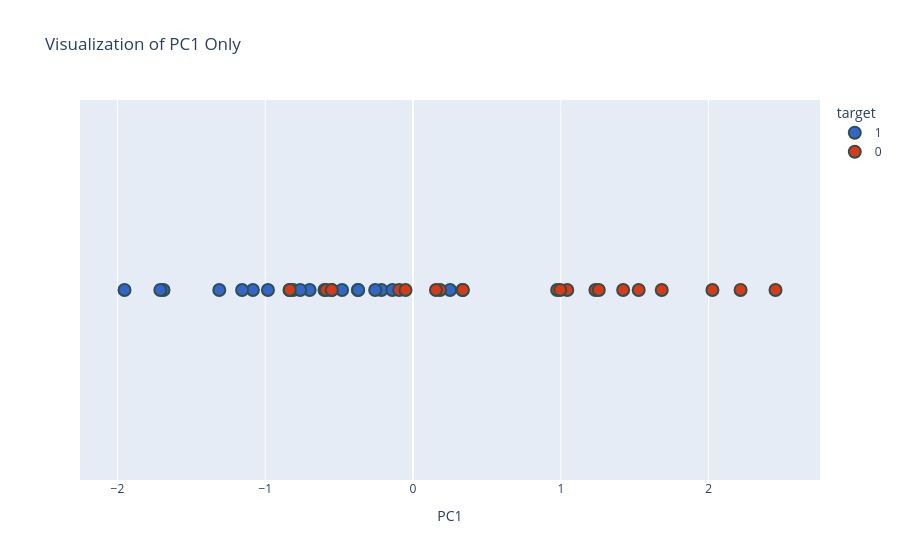

Here is the notebook cell this chart was saved with:
### Code cell
# Ensure target is string for discrete coloring
new_df['target'] = new_df['target'].astype('str')

# Create the 1D scatter plot
fig = px.scatter(new_df, 
                 x='PC1', 
                 y=np.zeros(len(new_df)), # Maps all points to 0 on the y-axis
                 color='target',
                 color_discrete_sequence=px.colors.qualitative.G10,
                 title="Visualization of PC1 Only")

# Apply your custom marker styling
fig.update_traces(marker=dict(size=12,
                              line=dict(width=2, color='DarkSlateGrey')),
                  selector=dict(mode='markers'))

# FIX: Use update_yaxes (plural) to hide the meaningless Y-axis
fig.update_yaxes(visible=False, showticklabels=False, showgrid=False, zeroline=False)

fig.show()

### Figure 1 — Plotly figure (JSON) as saved in the notebook; plotly's stock layout.template omitted (floating-point values rounded to 4 significant figures)
{"data": [{"hovertemplate": "target=1<br>PC1=%{x}<br>y=%{y}<extra></extra>", "legendgroup": "1", "marker": {"color": "#3366CC", "line": {"color": "DarkSlateGrey", "width": 2}, "size": 12, "symbol": "circle"}, "mode": "markers", "name": "1", "orientation": "v", "showlegend": true, "type": "scatter", "x": [-1.688, -1.71, 0.2507, -1.311, -0.5992, -0.2137, -0.9818, -0.8112, -0.2562, -0.836, -0.1397, -1.084, -0.6996, -0.48, -0.3733, -1.157, -0.371, -1.952, -0.5498, -0.7632], "xaxis": "x", "y": [0, 0, 0, 0, 0, 0, 0, 0, 0, 0, 0, 0, 0, 0, 0, 0, 0, 0, 0, 0], "yaxis": "y"}, {"hovertemplate": "target=0<br>PC1=%{x}<br>y=%{y}<extra></extra>", "legendgroup": "0", "marker": {"color": "#DC3912", "line": {"color": "DarkSlateGrey", "width": 2}, "size": 12, "symbol": "circle"}, "mode": "markers", "name": "0", "orientation": "v", "showlegend": true, "type": "scatter", "x": [1.234, -0.5884, 0.1833, 1.257, -0.09372, 1.044, 0.3345, -0.05092, 0.9753, 2.026, 1.422, -0.5505, 1.683, -0.8336, 1.527, 2.453, 0.1552, 0.3374, 2.216, 0.9961], "xaxis": "x", "y": [0, 0, 0, 0, 0, 0, 0, 0, 0, 0, 0, 0, 0, 0, 0, 0, 0, 0, 0, 0], "yaxis": "y"}], "layout": {"legend": {"title": {"text": "target"}, "tracegroupgap": 0}, "title": {"text": "Visualization of PC1 Only"}, "xaxis": {"anchor": "y", "domain": [0, 1], "title": {"text": "PC1"}}, "yaxis": {"anchor": "x", "domain": [0, 1], "showgrid": false, "showticklabels": false, "title": {"text": "y"}, "visible": false, "zeroline": false}}}
